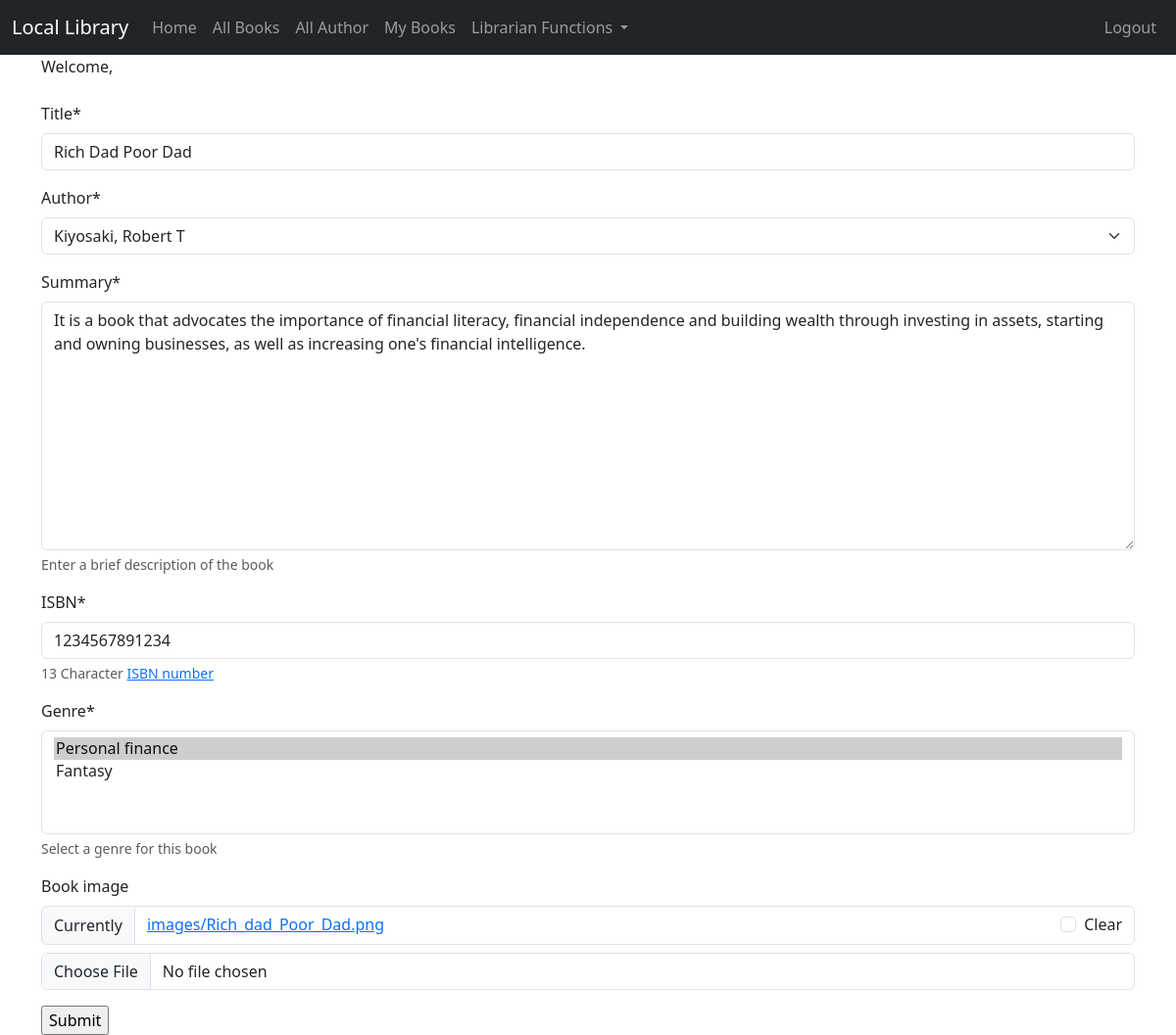
Screenshot of /book/1/update/ (signed in) with the database file from the repository.
### catalog/models.py (models this page shows, shortened)
class Book(models.Model):
    title = models.CharField(max_length=200)
    author = models.ForeignKey('Author', on_delete=models.RESTRICT, null=True)
    summary = models.TextField(max_length=1000, help_text='Enter a brief description of the book')
    isbn = models.CharField('ISBN', max_length=13, unique=True,
                                   help_text='13 Character <a href="https://www.isbn-international.org/content/what-isbn">ISBN number</a>')
    genre = models.ManyToManyField(Genre, help_text='Select a genre for this book')
    book_image = models.ImageField(upload_to='images/', null=True, blank=True)

### catalog/views.py (the view, shortened to what this page needs)
# urls.py: path('book/<int:pk>/update/', views.BookUpdate.as_view(), name='book_update'),
class BookUpdate(UpdateView):
    model = Book
    fields = ['title', 'author', 'summary', 'isbn', 'genre', 'book_image']

### catalog/models.py (called while the page is built)
    def __str__(self):
        return self.name

    def __str__(self):
        return f'{self.last_name}, {self.first_name}'

### catalog/templates/catalog/book_form.html (shortened to what this page needs)
{% extends "catalog/base.html" %}
{% load crispy_forms_tags %}
{% load crispy_forms_filters %}
{% block content %}
    {% if perms.catalog.create_book or perms.catalog.edit_book %}
        <form action="" method="POST" enctype="multipart/form-data">
            {{ form|crispy }}
            <input type="submit" value="Submit"/>
        </form>
    {% else %}
        You do not have permission to access this feature
        <a href="{% url 'index' %}">Home</a>
    {% endif %}
{% endblock %}

### rows the page displays
Book: title "Rich Dad Poor Dad", author "Kiyosaki, Robert T", summary "It is a book that advocates the importance of financial literacy, financial independence and building wealth through investing in assets, starting and owning businesses, as well as increasing one's financial intelligence.", isbn "1234567891234"
